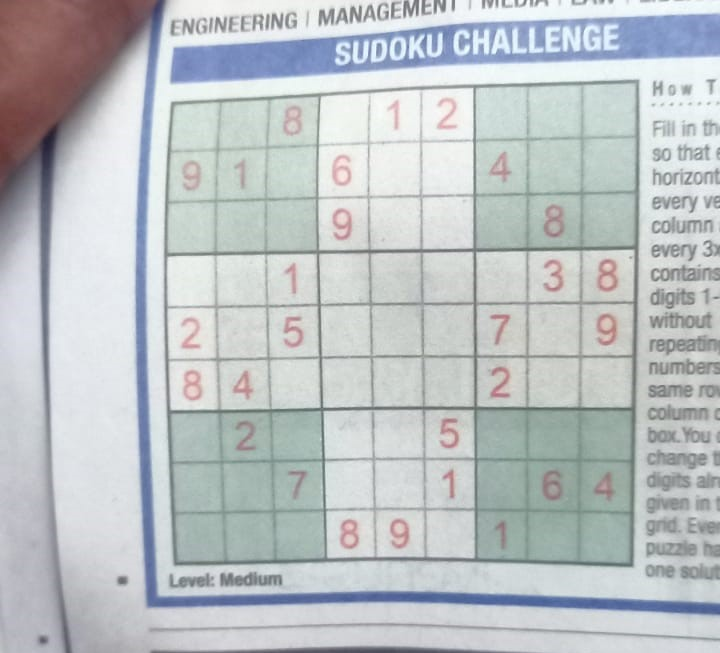
#> input picture openCV_learn/images/sudoku.jpg, 720 x 653 px
$ python edge_detection.py   (older library calls are emulated)
#> lines starting #> are read from the running program, lines starting #| are printed output that depends on the picture
import cv2
import numpy as np
import matplotlib.pyplot as plt

# normal image
img = cv2.imread('images/sudoku.jpg', cv2.IMREAD_GRAYSCALE)
#> img: shape (653, 720); min 34, max 255, mean 192.4
resized_img = cv2.resize(img,(720,520))
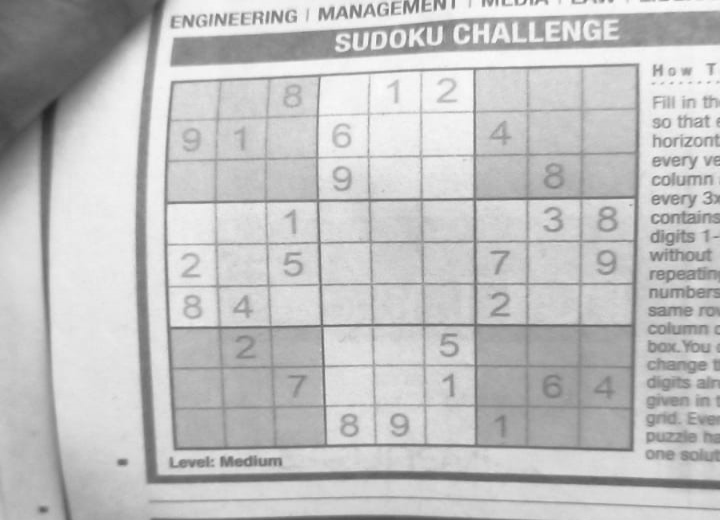
#> resized_img: shape (520, 720); min 35, max 255, mean 192.3

# laplacian image
lap_img = cv2.Laplacian(resized_img,cv2.CV_64F,ksize=5) # returns the image in CV_64F in a hexadecimal,
# form where each pixel is in hexadeciaml number
lap_img = np.int8(np.absolute(lap_img))
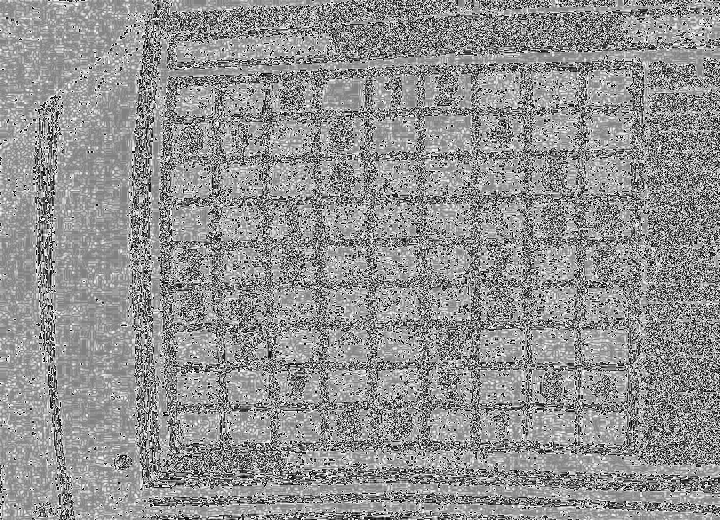
#> lap_img: shape (520, 720) int8; min -128, max 126, mean 18.3; drawn with min black and max white

#sobelX
sobel_X = cv2.Sobel(resized_img,cv2.CV_64F,1,0)
sobel_x = np.uint8(np.absolute(sobel_X))
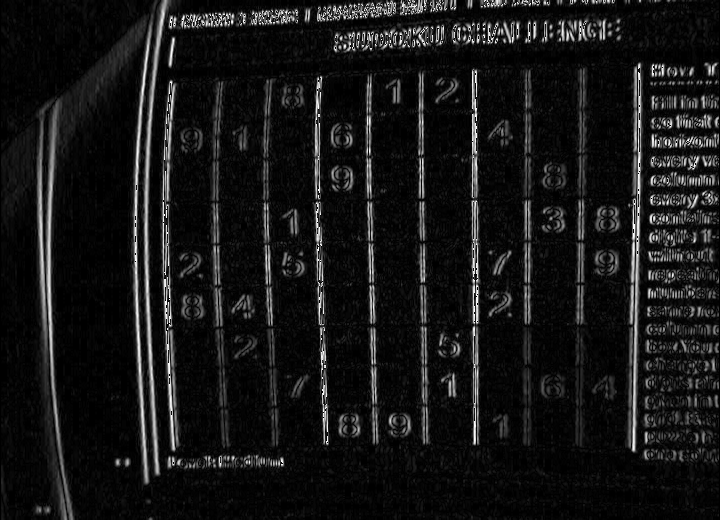
#> sobel_x: shape (520, 720); min 0, max 255, mean 22.3

# sobelY
sobel_Y = cv2.Sobel(resized_img,cv2.CV_64F,0,1)
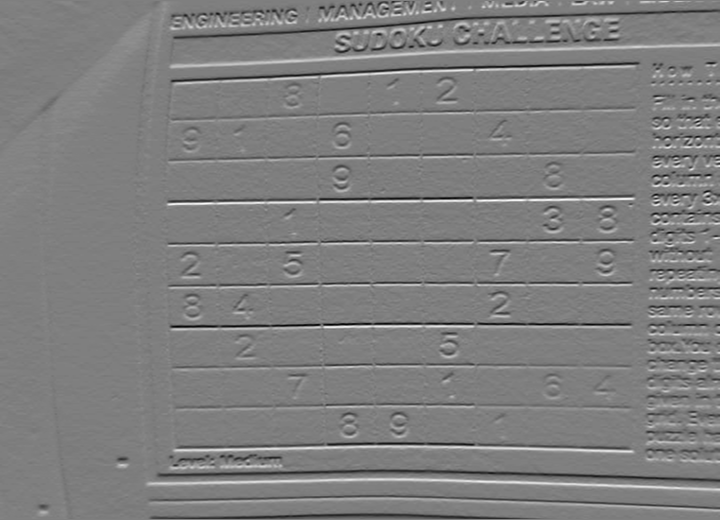
#> sobel_Y: shape (520, 720) float64; min -421, max 424, mean -0.6; drawn with min black and max white
sobel_y = np.uint8(np.absolute(sobel_Y))
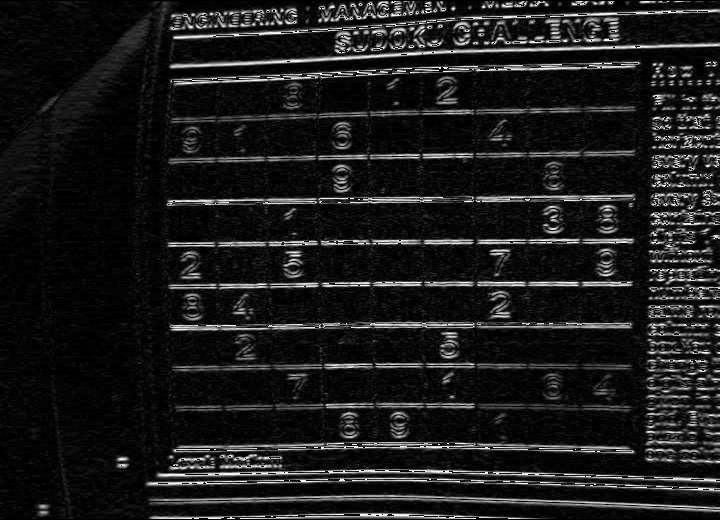
#> sobel_y: shape (520, 720); min 0, max 255, mean 27.3

# combining sobel_x and sobel_y
combined_img = cv2.bitwise_or(sobel_y,sobel_x)
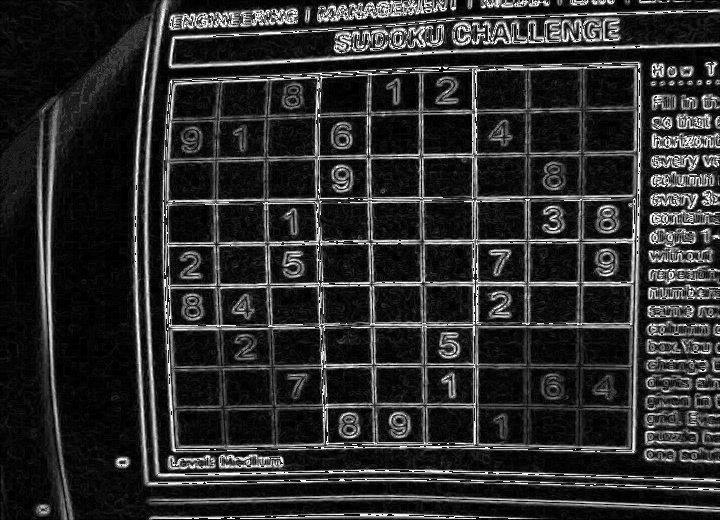
#> combined_img: shape (520, 720); min 0, max 255, mean 44.4

# canny Edge Detection
canny_img = cv2.Canny(resized_img,100,200,apertureSize=3)
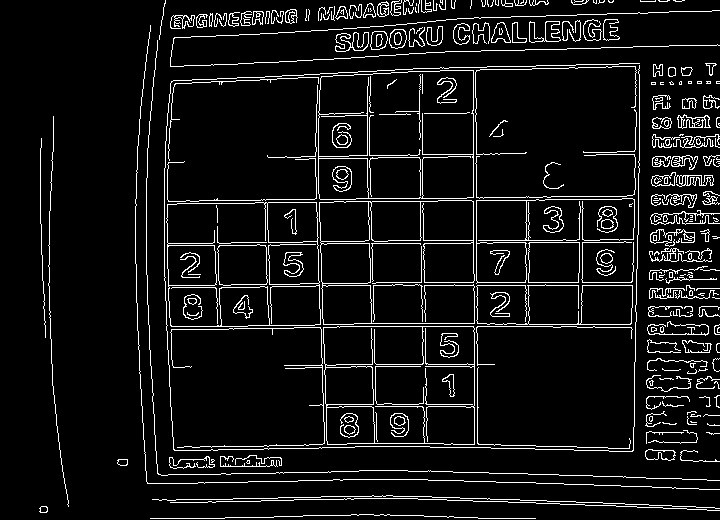
#> canny_img: shape (520, 720); 7.5% white in thin lines or dots


#making a list for all these images and giving them appropiate titles
images =[resized_img,lap_img,sobel_x,sobel_y,combined_img,canny_img]
titles =['messi','laplacian_img','sobel_x','sobel_y','combined_img','canny_img']

plt.figure(figsize=(10,6))
for i in range(6):
    plt.subplot(3,2,i+1) , plt.imshow(images[i],'gray')
    plt.title(titles[i])
    plt.yticks([]),plt.xticks([])
plt.show()
cv2.waitKey(0)
cv2.destroyAllWindows()
